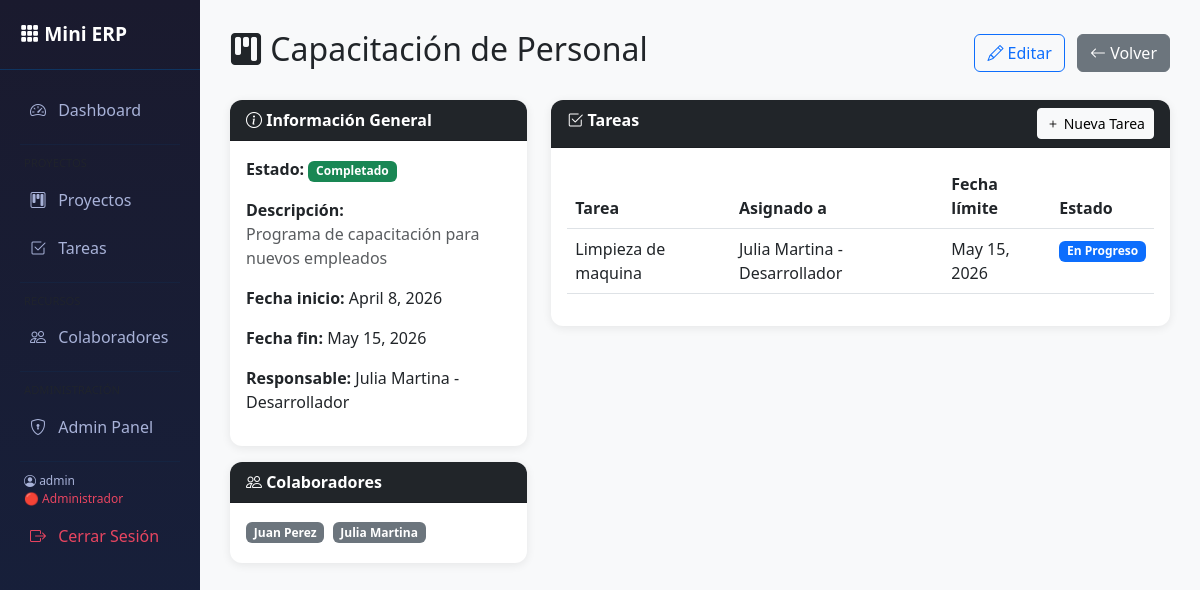
The page /proyectos/3/ (signed in) on the database its author committed.
### proyectos/models.py (models this page shows, shortened)
class Proyecto(models.Model):
    ESTADO_CHOICES = [
        ('planificacion', 'En Planificación'),
        ('en_progreso', 'En Progreso'),
        ('completado', 'Completado'),
        ('en_riesgo', 'En Riesgo'),
        ('cancelado', 'Cancelado'),
    ]
    nombre = models.CharField(max_length=200)
    descripcion = models.TextField(blank=True)
    fecha_inicio = models.DateField()
    fecha_fin = models.DateField()
    estado = models.CharField(
        max_length=20,
        choices=ESTADO_CHOICES,
        default='planificacion'
    )
    responsable = models.ForeignKey(
        Colaborador,
        on_delete=models.SET_NULL,
        null=True,
        related_name='proyectos_responsable'
    )
    colaboradores = models.ManyToManyField(
        Colaborador,
        blank=True,
        related_name='proyectos_asignados'
    )
    class Meta:
        verbose_name = 'Proyecto'
        verbose_name_plural = 'Proyectos'

class Tarea(models.Model):
    ESTADO_CHOICES = [
        ('pendiente', 'Pendiente'),
        ('en_progreso', 'En Progreso'),
        ('completada', 'Completada'),
        ('vencida', 'Vencida'),
    ]
    titulo = models.CharField(max_length=200)
    descripcion = models.TextField(blank=True)
    proyecto = models.ForeignKey(
        Proyecto,
        on_delete=models.CASCADE,
        related_name='tareas'
    )
    asignado_a = models.ForeignKey(
        Colaborador,
        on_delete=models.SET_NULL,
        null=True,
        blank=True
    )
    fecha_limite = models.DateField()
    estado = models.CharField(
        max_length=20,
        choices=ESTADO_CHOICES,
        default='pendiente'
    )
    class Meta:
        verbose_name = 'Tarea'
        verbose_name_plural = 'Tareas'

### recursos/models.py (models this page shows)
class Colaborador(models.Model):
    DISPONIBILIDAD_CHOICES = [
        ('disponible', 'Disponible'),
        ('ocupado', 'Ocupado'),
        ('vacaciones', 'En Vacaciones'),
    ]
    nombre = models.CharField(max_length=100)
    puesto = models.CharField(max_length=100)
    email = models.EmailField(unique=True)
    telefono = models.CharField(max_length=20, blank=True)
    disponibilidad = models.CharField(
        max_length=20,
        choices=DISPONIBILIDAD_CHOICES,
        default='disponible'
    )
    fecha_ingreso = models.DateField(auto_now_add=True)
    def __str__(self):
        return f"{self.nombre} - {self.puesto}"
    class Meta:
        verbose_name = 'Colaborador'
        verbose_name_plural = 'Colaboradores'

### proyectos/views.py (the view)
# urls.py: path('<int:pk>/', views.detalle_proyecto, name='detalle_proyecto'),
@login_required
def detalle_proyecto(request, pk):
    proyecto = get_object_or_404(Proyecto, pk=pk)
    tareas = proyecto.tareas.all()
    return render(request, 'proyectos/detalle_proyecto.html', {'proyecto': proyecto, 'tareas': tareas})

### templates/proyectos/detalle_proyecto.html (shortened to what this page needs)
{% extends 'base.html' %}
{% block content %}
<div class="d-flex justify-content-between align-items-center mb-4">
    <h2><i class="bi bi-kanban-fill"></i> {{ proyecto.nombre }}</h2>
    <div>
        <a href="{% url 'editar_proyecto' proyecto.pk %}" class="btn btn-outline-primary me-2">
            <i class="bi bi-pencil"></i> Editar
        </a>
        <a href="{% url 'lista_proyectos' %}" class="btn btn-secondary">
            <i class="bi bi-arrow-left"></i> Volver
        </a>
    </div>
</div>
<div class="row g-4">
    <div class="col-md-4">
        <div class="card">
            <div class="card-header bg-dark text-white">
                <i class="bi bi-info-circle"></i> Información General
            </div>
            <div class="card-body">
                <p><strong>Estado:</strong>
                    <span class="badge
                        {% if proyecto.estado == 'en_riesgo' %}bg-danger
                        {% elif proyecto.estado == 'completado' %}bg-success
                        {% elif proyecto.estado == 'en_progreso' %}bg-primary
                        {% elif proyecto.estado == 'cancelado' %}bg-secondary
                        {% else %}bg-warning text-dark{% endif %}">
                        {{ proyecto.get_estado_display }}
                    </span>
                </p>
                <p><strong>Descripción:</strong><br>
                    <span class="text-muted">{{ proyecto.descripcion|default:"Sin descripción" }}</span>
                </p>
                <p><strong>Fecha inicio:</strong> {{ proyecto.fecha_inicio }}</p>
                <p><strong>Fecha fin:</strong> {{ proyecto.fecha_fin }}</p>
                <p><strong>Responsable:</strong> {{ proyecto.responsable|default:"Sin asignar" }}</p>
            </div>
        </div>
        <div class="card mt-3">
            <div class="card-header bg-dark text-white">
                <i class="bi bi-people"></i> Colaboradores
            </div>
            <div class="card-body">
                {% for col in proyecto.colaboradores.all %}
                    <span class="badge bg-secondary me-1 mb-1">{{ col.nombre }}</span>
                {% empty %}
                    <span class="text-muted">Sin colaboradores asignados</span>
                {% endfor %}
            </div>
        </div>
    </div>
    <div class="col-md-8">
        <div class="card">
            <div class="card-header bg-dark text-white d-flex justify-content-between">
                <span><i class="bi bi-check2-square"></i> Tareas</span>
                <a href="{% url 'crear_tarea' %}" class="btn btn-sm btn-light">
                    <i class="bi bi-plus"></i> Nueva Tarea
                </a>
            </div>
            <div class="card-body">
                <table class="table table-hover">
                    <thead>
                        <tr>
                            <th>Tarea</th>
                            <th>Asignado a</th>
                            <th>Fecha límite</th>
                            <th>Estado</th>
                        </tr>
                    </thead>
                    <tbody>
                        {% for tarea in tareas %}
                        <tr>
                            <td>{{ tarea.titulo }}</td>
                            <td>{{ tarea.asignado_a|default:"Sin asignar" }}</td>
                            <td>{{ tarea.fecha_limite }}</td>
                            <td>
                                <span class="badge
                                    {% if tarea.estado == 'completada' %}bg-success
                                    {% elif tarea.estado == 'en_progreso' %}bg-primary
                                    {% elif tarea.estado == 'vencida' %}bg-danger
                                    {% else %}bg-warning text-dark{% endif %}">
                                    {{ tarea.get_estado_display }}
                                </span>
                            </td>
                        </tr>
                        {% empty %}
                        <tr>
                            <td colspan="4" class="text-center text-muted py-3">
                                No hay tareas registradas para este proyecto.
                            </td>
                        </tr>
                        {% endfor %}
                    </tbody>
                </table>
            </div>
        </div>
    </div>
</div>
{% endblock %}

### templates/base.html (shortened to what this page needs)
<!DOCTYPE html>
<html lang="es">
<head>
    <link href="https://cdn.jsdelivr.net/npm/bootstrap@5.3.0/dist/css/bootstrap.min.css" rel="stylesheet">
    <link href="https://cdn.jsdelivr.net/npm/bootstrap-icons@1.10.0/font/bootstrap-icons.css" rel="stylesheet">
</head>
<body>
<div class="container-fluid">
    <div class="row">
        <div class="col-md-2 px-0 sidebar">
            <div class="brand-title">
                <i class="bi bi-grid-3x3-gap-fill"></i> Mini ERP
            </div>
            <nav class="nav flex-column mt-3">
    <a class="nav-link" href="/"><i class="bi bi-speedometer2"></i> Dashboard</a>
    <hr style="border-color:#0f3460; margin: 10px 20px;">
    <small class="text-muted px-4 mb-1" style="font-size:0.7rem;">PROYECTOS</small>
    <a class="nav-link" href="/proyectos/"><i class="bi bi-kanban"></i> Proyectos</a>
    <a class="nav-link" href="/tareas/"><i class="bi bi-check2-square"></i> Tareas</a>
    <hr style="border-color:#0f3460; margin: 10px 20px;">
    <small class="text-muted px-4 mb-1" style="font-size:0.7rem;">RECURSOS</small>
    <a class="nav-link" href="/colaboradores/"><i class="bi bi-people"></i> Colaboradores</a>
    {% if request.user.perfil.rol == 'admin' %}
    <hr style="border-color:#0f3460; margin: 10px 20px;">
    <small class="text-muted px-4 mb-1" style="font-size:0.7rem;">ADMINISTRACIÓN</small>
    <a class="nav-link" href="/admin/"><i class="bi bi-shield-lock"></i> Admin Panel</a>
    {% endif %}
    <hr style="border-color:#0f3460; margin: 10px 20px;">
    <div class="px-4 mb-1" style="font-size:0.75rem; color:#a8b2d8;">
    <i class="bi bi-person-circle"></i> {{ request.user.username }}<br>
    {% if request.user.perfil.rol == 'admin' %}
        <span style="color:#e94560;">🔴 Administrador</span>
    {% elif request.user.perfil.rol == 'gerente' %}
        <span style="color:#ffc107;">🟡 Gerente</span>
    {% else %}
        <span style="color:#1db954;">🟢 Colaborador</span>
    {% endif %}
</div>
    <form method="post" action="/logout/">
        <button type="submit" class="nav-link btn btn-link w-100 text-start" style="color:#e94560;">
            <i class="bi bi-box-arrow-right"></i> Cerrar Sesión
        </button>
    </form>
</nav>
        </div>
        <div class="col-md-10 main-content">
            {% block content %}{% endblock %}
        </div>
    </div>
</div>
</body>
</html>

### templates/base.html (style rules this page uses)
body { background-color: #f8f9fa; }
.sidebar { min-height: 100vh; background: linear-gradient(180deg, #1a1a2e 0%, #16213e 100%); }
.sidebar .nav-link { color: #a8b2d8; padding: 10px 20px; border-radius: 8px; margin: 2px 10px; }
.sidebar .nav-link i { margin-right: 8px; }
.brand-title { color: #fff; font-weight: 700; font-size: 1.2rem; padding: 20px; border-bottom: 1px solid #0f3460; }
.main-content { padding: 30px; }
.card { border: none; border-radius: 12px; box-shadow: 0 2px 10px rgba(0,0,0,0.08); }
.card-header { border-radius: 12px 12px 0 0 !important; font-weight: 600; }

### rows shown on the page
Proyecto: nombre "Capacitación de Personal", estado "Completado", descripcion "Programa de capacitación para nuevos empleados", fecha_inicio "April 8, 2026", fecha_fin "May 15, 2026", responsable "Julia Martina - Desarrollador"
Colaborador: nombre "Juan Perez"
Colaborador: nombre "Julia Martina"
Tarea: titulo "Limpieza de maquina", asignado_a "Julia Martina - Desarrollador", fecha_limite "May 15, 2026", estado "En Progreso"

### other values the page prints
{{ request.user.username }} "admin"
